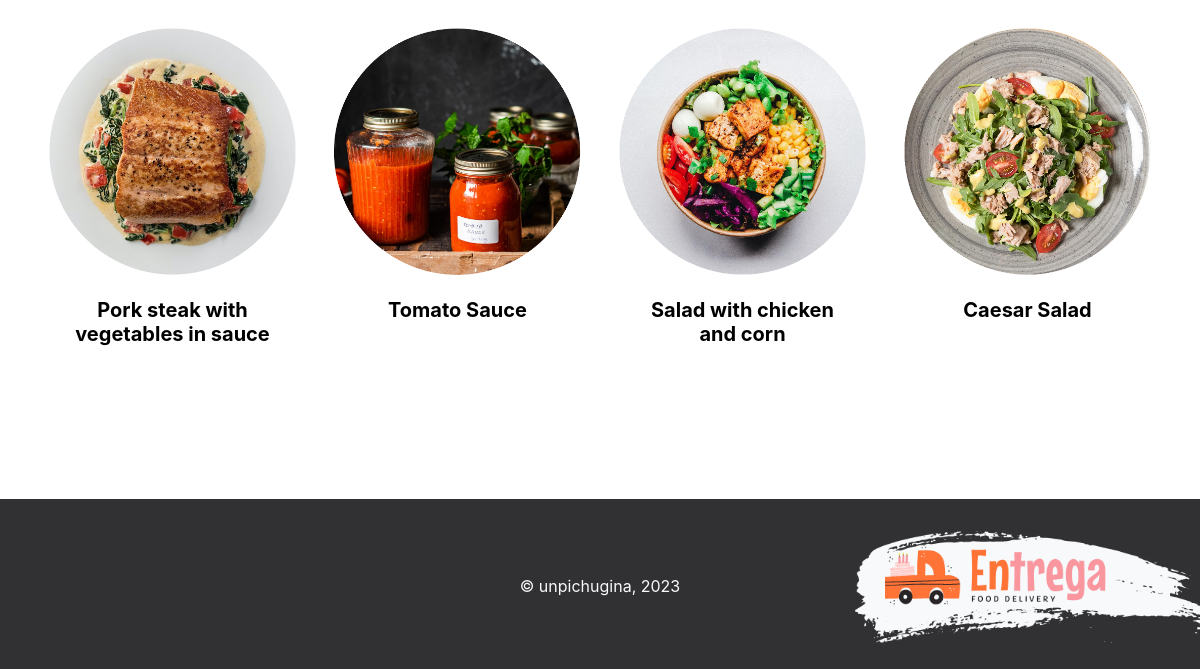
/ (lower part), run on an earlier commit of the app's database.
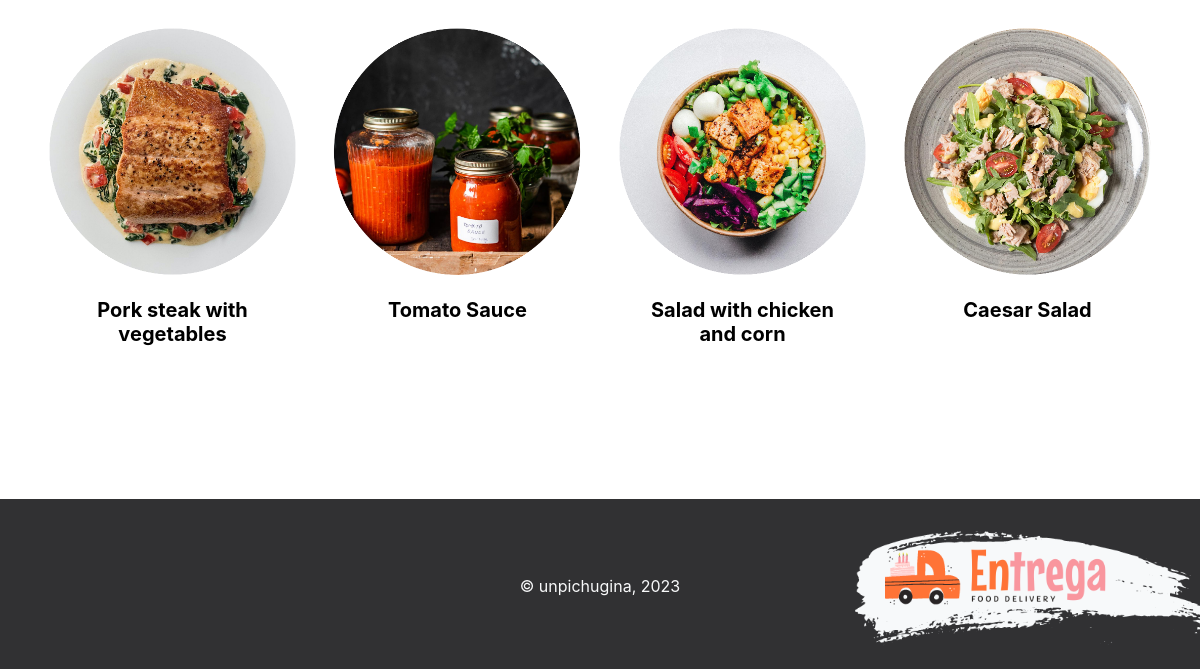
And on a later commit of the database.
### core/models.py (models this page shows, shortened)
class NameIt(models.Model):
    name = models.CharField(max_length=255)
    class Meta:
        abstract = True

class Product(NameIt):
    restaurant = models.ForeignKey(Restaurant, on_delete=models.SET_NULL, null=True)
    section = models.ForeignKey(Menu, on_delete=models.SET_NULL, null=True)
    ingredient = models.CharField(max_length=255, blank=True, null=True)
    description = models.TextField(max_length=1000, default='')
    price = models.DecimalField(max_digits=6, decimal_places=2)
    stripe_price = models.CharField(max_length=255, blank=True, null=True)
    created_at = models.DateTimeField(auto_now_add=True)
    updated_at = models.DateTimeField(auto_now=True)
    objects = ProductManager()

### core/views.py (the view)
# urls.py: path("", views.IndexView.as_view(), name='home'),
class IndexView(TemplateView):
    template_name = 'index.html'
    def get_context_data(self, *args, **kwargs):
        context = super(IndexView, self).get_context_data(*args, **kwargs)
        context['categories'] = Category.objects.all()
        return context

### core/templatetags/core_tags.py (called while the page is built)
@register.inclusion_tag('includes/popular_list.html')
def get_popular_products():
    return {
        'product_list':  Product.objects.annotate(quantity_sum=Sum('orderitem__quantity')).order_by('-quantity_sum')[:8]
    }

### core/templates/index.html (shortened to what this page needs)
{% extends 'base.html' %}
{% load core_tags %}
{%  load static %}
{% block css %}
    <link rel="stylesheet" href="{% static 'css/custom.css' %}">
{% endblock css %}
{% block content %}
    <section>
        <div class="container">
            <br>
            <div class="row" style="margin-top: 30px">
                {% get_popular_products %}
            </div>
        </div>
    </section>
{% endblock content %}

### core/templates/includes/popular_list.html
{% for product in product_list %}
    <div class="col-md-3 d-flex">
        <div class="card text-white text-center bg-transparent" id="card" style="margin-bottom: 25px; width:300px; height: 350px">
        {% for image in product.images.all %}
            {% if image.default == True %}
                <a href="{% url 'menu:detail' pk=product.id %}">
                    <img src="{{ image.image.url }}" class="card-img-top" alt="...">
                </a>
            {% endif %}
        {% endfor %}
          <div class="card-body">
            <h5 class="card-title font-weight-bold">{{ product.name }}</h5>
          </div>
        </div>
    </div>
{% endfor %}

What changed in the data, as far as the page shows it:
changed Product: name "Pork steak with vegetables in sauce" → "Pork steak with vegetables"
